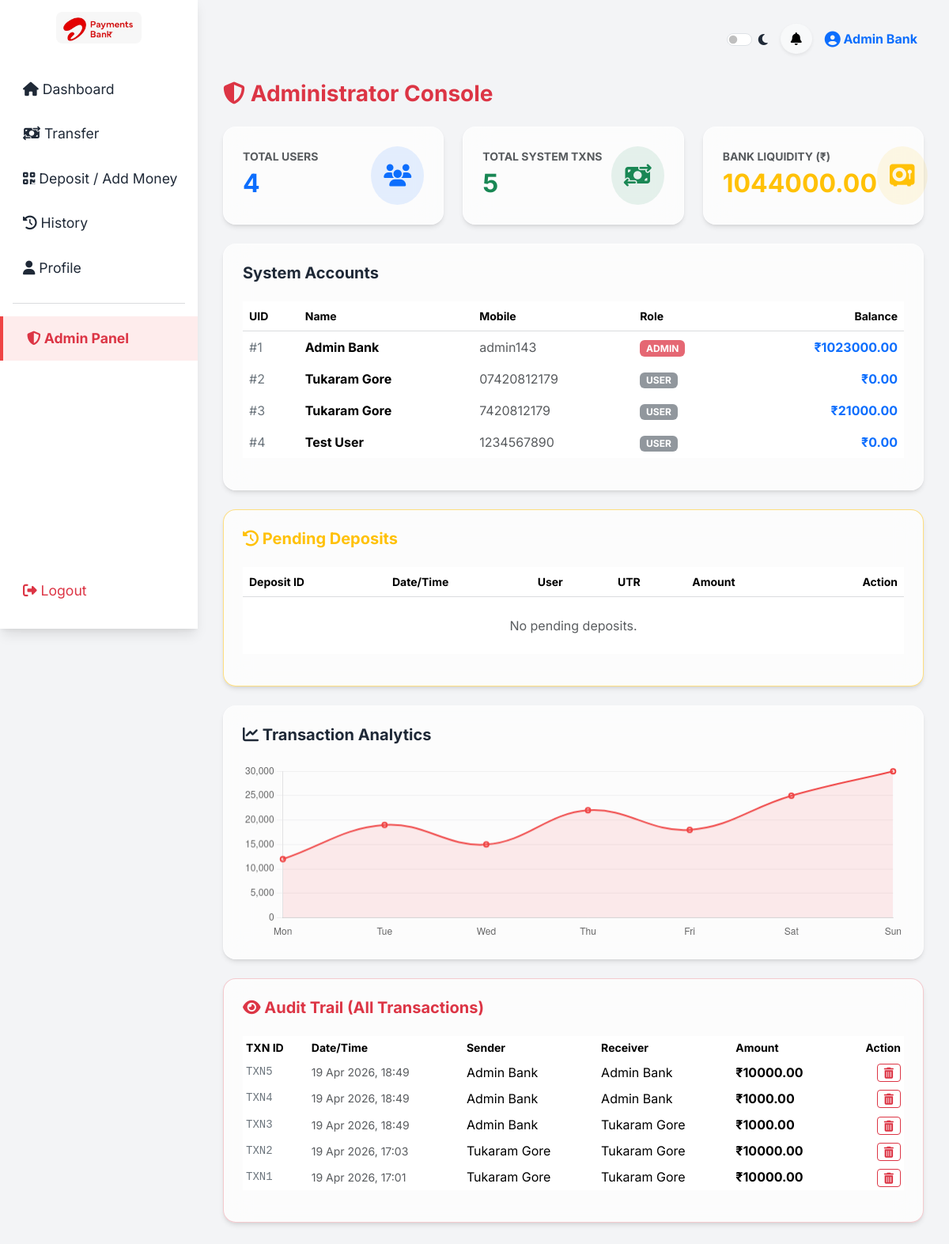
The page /admin (signed in) on the database its author committed.
### tables this page shows
CREATE TABLE users (
                id INTEGER PRIMARY KEY AUTOINCREMENT,
                full_name VARCHAR(100) NOT NULL,
                mobile VARCHAR(15) NOT NULL UNIQUE,
                password VARCHAR(255) NOT NULL,
                balance DECIMAL(15, 2) DEFAULT 0.00,
                role VARCHAR(10) DEFAULT 'user'
            );

CREATE TABLE transactions (
                id INTEGER PRIMARY KEY AUTOINCREMENT,
                sender_id INT NOT NULL,
                receiver_id INT NOT NULL,
                amount DECIMAL(15, 2) NOT NULL,
                timestamp DATETIME DEFAULT CURRENT_TIMESTAMP,
                FOREIGN KEY (sender_id) REFERENCES users(id) ON DELETE CASCADE,
                FOREIGN KEY (receiver_id) REFERENCES users(id) ON DELETE CASCADE
            );

### routes/admin.py (the view)
@admin_bp.route("/admin")
def admin_panel():
    if not is_admin():
        flash("Access Denied ❌", "danger")
        return redirect("/dashboard")
    total_users = UserService.get_total_users()
    total_transactions = TransactionService.get_total_transactions_count()
    total_balance = UserService.get_total_balance()
    users = UserService.get_all_users()
    transactions = TransactionService.get_all_transactions(limit=100)
    pending_deposits = TransactionService.get_pending_deposits()
    return render_template(
        "admin.html",
        total_users=total_users,
        total_transactions=total_transactions,
        total_balance=total_balance,
        users=users,
        transactions=transactions,
        pending_deposits=pending_deposits
    )

### templates/admin.html (shortened to what this page needs)
{% extends "base.html" %}
{% block content %}
<div class="container-fluid mt-2">
    <h3 class="fw-bold mb-4 text-danger"><i class="fa-solid fa-shield-halved"></i> Administrator Console</h3>
    <div class="row g-4 mb-4">
        <div class="col-md-4">
            <div class="glass-card p-4 d-flex align-items-center justify-content-between h-100">
                <div>
                    <div class="text-muted small fw-bold">TOTAL USERS</div>
                    <div class="fs-2 fw-bold text-primary">{{ total_users }}</div>
                </div>
                <div class="bg-primary bg-opacity-10 p-3 rounded-circle text-primary fs-3">
                    <i class="fa-solid fa-users"></i>
                </div>
            </div>
        </div>
        <div class="col-md-4">
            <div class="glass-card p-4 d-flex align-items-center justify-content-between h-100">
                <div>
                    <div class="text-muted small fw-bold">TOTAL SYSTEM TXNS</div>
                    <div class="fs-2 fw-bold text-success">{{ total_transactions }}</div>
                </div>
                <div class="bg-success bg-opacity-10 p-3 rounded-circle text-success fs-3">
                    <i class="fa-solid fa-money-bill-transfer"></i>
                </div>
            </div>
        </div>
        <div class="col-md-4">
            <div class="glass-card p-4 d-flex align-items-center justify-content-between h-100">
                <div>
                    <div class="text-muted small fw-bold">BANK LIQUIDITY (₹)</div>
                    <div class="fs-2 fw-bold text-warning">{{ "%.2f"|format(total_balance|float) }}</div>
                </div>
                <div class="bg-warning bg-opacity-10 p-3 rounded-circle text-warning fs-3">
                    <i class="fa-solid fa-vault"></i>
                </div>
            </div>
        </div>
    </div>
    <div class="row g-4 mb-4">
        <div class="col-12">
            <div class="glass-card p-4">
                <h5 class="fw-bold mb-4">System Accounts</h5>
                <div class="table-responsive">
                    <table class="table table-hover table-borderless align-middle">
                        <thead class="text-muted small border-bottom border-secondary border-opacity-25">
                            <tr>
                                <th>UID</th>
                                <th>Name</th>
                                <th>Mobile</th>
                                <th>Role</th>
                                <th class="text-end">Balance</th>
                            </tr>
                        </thead>
                        <tbody>
                            {% for u in users %}
                            <tr>
                                <td class="text-secondary">#{{ u.id }}</td>
                                <td class="fw-bold">{{ u.full_name }}</td>
                                <td class="text-muted">{{ u.mobile }}</td>
                                <td>
                                    <span class="badge {% if u.role == 'admin' %}bg-danger{% else %}bg-secondary{% endif %} bg-opacity-75">
                                        {{ u.role | upper }}
                                    </span>
                                </td>
                                <td class="text-end fw-bold text-primary">₹{{ "%.2f"|format(u.balance|float) }}</td>
                            </tr>
                            {% endfor %}
                        </tbody>
                    </table>
                </div>
            </div>
        </div>
    </div>
    <div class="row g-4 mb-4">
        <div class="col-12">
            <div class="glass-card p-4 border border-warning border-opacity-50">
                <h5 class="fw-bold text-warning mb-4"><i class="fa-solid fa-clock-rotate-left"></i> Pending Deposits</h5>
                <div class="table-responsive">
                    <table class="table table-hover table-borderless align-middle">
                        <thead class="text-muted small border-bottom border-secondary border-opacity-25">
                            <tr>
                                <th>Deposit ID</th>
                                <th>Date/Time</th>
                                <th>User</th>
                                <th>UTR</th>
                                <th>Amount</th>
                                <th class="text-end">Action</th>
                            </tr>
                        </thead>
                        <tbody>
                            {% if pending_deposits %}
                                {% for d in pending_deposits %}
                                <tr>
                                    <td class="text-secondary small">#{{ d.id }}</td>
                                    <td class="text-muted small">{{ d.timestamp.strftime('%d %b %Y, %H:%M') if d.timestamp else 'N/A' }}</td>
                                    <td>{{ d.full_name }} <br><span class="text-muted small">{{ d.mobile }}</span></td>
                                    <td class="font-monospace">{{ d.utr }}</td>
                                    <td class="fw-bold text-success">₹{{ "%.2f"|format(d.amount) }}</td>
                                    <td class="text-end">
                                        <a href="/approve-deposit/{{ d.id }}" class="btn btn-sm btn-success px-3 me-2 rounded-pill"><i class="fa-solid fa-check"></i> Approve</a>
                                        <a href="/reject-deposit/{{ d.id }}" class="btn btn-sm btn-outline-danger px-3 rounded-pill"><i class="fa-solid fa-xmark"></i> Reject</a>
                                    </td>
                                </tr>
                                {% endfor %}
                            {% else %}
                                <tr>
                                    <td colspan="6" class="text-center text-muted py-4">No pending deposits.</td>
                                </tr>
                            {% endif %}
                        </tbody>
                    </table>
                </div>
            </div>
        </div>
    </div>
    <div class="row g-4 mb-4">
        <div class="col-12">
            <div class="glass-card p-4">
                <h5 class="fw-bold mb-4"><i class="fa-solid fa-chart-line"></i> Transaction Analytics</h5>
                <canvas id="adminChart" height="80"></canvas>
            </div>
        </div>
    </div>
    <div class="row g-4 mb-5">
        <div class="col-12">
            <div class="glass-card p-4 border border-danger border-opacity-25">
                <h5 class="fw-bold text-danger mb-4"><i class="fa-solid fa-eye"></i> Audit Trail (All Transactions)</h5>
                <div class="table-responsive">
                    <table class="table table-hover table-borderless align-middle table-sm">
                        <thead class="text-muted small">
                            <tr>
                                <th>TXN ID</th>
                                <th>Date/Time</th>
                                <th>Sender</th>
                                <th>Receiver</th>
                                <th>Amount</th>
                                <th class="text-end">Action</th>
                            </tr>
                        </thead>
                        <tbody>
                            {% for t in transactions %}
                            <tr>
                                <td class="font-monospace text-secondary small">TXN{{ t.id }}</td>
                                <td class="text-muted small">{{ t.timestamp.strftime('%d %b %Y, %H:%M') }}</td>
                                <td>{{ t.sender_name }}</td>
                                <td>{{ t.receiver_name }}</td>
                                <td class="fw-bold">₹{{ "%.2f"|format(t.amount) }}</td>
                                <td class="text-end">
                                    <a href="/delete-transaction/{{ t.id }}" class="btn btn-sm btn-outline-danger py-0 px-2" onclick="return confirm('WARNING: Are you sure you want to delete this systemic transaction record?');">
                                        <i class="fa-solid fa-trash-can"></i>
                                    </a>
                                </td>
                            </tr>
                            {% endfor %}
                        </tbody>
                    </table>
                </div>
            </div>
        </div>
    </div>
    </div>
</div>
<script>
    document.addEventListener("DOMContentLoaded", function() {
        // Fake data for visual wow factor
        const ctx = document.getElementById('adminChart').getContext('2d');
        new Chart(ctx, {
            type: 'line',
            data: {
                labels: ['Mon', 'Tue', 'Wed', 'Thu', 'Fri', 'Sat', 'Sun'],
                datasets: [{
                    label: 'System Transaction Volume (₹)',
                    data: [12000, 19000, 15000, 22000, 18000, 25000, 30000],
                    borderColor: '#ef4444',
                    backgroundColor: 'rgba(239, 68, 68, 0.1)',
                    borderWidth: 2,
                    fill: true,
                    tension: 0.4
                }]
            },
            options: {
                responsive: true,
                plugins: { legend: { display: false } },
                scales: {
                    y: { beginAtZero: true, grid: { color: 'rgba(0,0,0,0.05)' } },
                    x: { grid: { display: false } }
                }
            }
        });
    });
</script>
{% endblock %}

### templates/base.html (shortened to what this page needs)
<!DOCTYPE html>
<html lang="en">
<head>
    <link href="https://cdn.jsdelivr.net/npm/bootstrap@5.3.2/dist/css/bootstrap.min.css" rel="stylesheet">
    <link rel="stylesheet" href="https://cdnjs.cloudflare.com/ajax/libs/font-awesome/6.4.2/css/all.min.css">
    <link rel="stylesheet" href="{{ url_for('static', filename='css/style.css') }}">
</head>
<body>
    {% if session.get('user_id') %}
    <div class="sidebar glass-card border-0 rounded-0">
        <div class="brand-logo d-flex align-items-center justify-content-center gap-2">
            <img src="{{ url_for('static', filename='images/tr_logo.png') }}" alt="TR Logo"
                style="height: 40px; border-radius: 8px;">
        </div>
        <a href="/dashboard" class="{% if request.path == '/dashboard' %}active{% endif %}">
            <i class="fa-solid fa-house mb-1"></i> Dashboard
        </a>
        <a href="/transfer-page" class="{% if request.path == '/transfer-page' %}active{% endif %}">
            <i class="fa-solid fa-money-bill-transfer"></i> Transfer
        </a>
        <a href="/deposit-page" class="{% if request.path == '/deposit-page' %}active{% endif %}">
            <i class="fa-solid fa-qrcode"></i> Deposit / Add Money
        </a>
        <a href="/history" class="{% if request.path == '/history' %}active{% endif %}">
            <i class="fa-solid fa-clock-rotate-left"></i> History
        </a>
        <a href="/profile" class="{% if request.path == '/profile' %}active{% endif %}">
            <i class="fa-solid fa-user"></i> Profile
        </a>
        {% if session.get('role') == 'admin' %}
        <hr class="mx-3 text-secondary">
        <a href="/admin" class="text-danger fw-bold {% if request.path == '/admin' %}active{% endif %}">
            <i class="fa-solid fa-shield-halved"></i> Admin Panel
        </a>
        {% endif %}
        <div style="position: absolute; bottom: 20px; width: 100%;">
            <a href="/logout" class="text-danger">
                <i class="fa-solid fa-right-from-bracket"></i> Logout
            </a>
        </div>
    </div>
    {% endif %}
    <div class="{% if session.get('user_id') %}main-content{% else %}container{% endif %}">
        {% if session.get('user_id') %}
        <div class="topbar w-100 mb-4 d-flex justify-content-between align-items-center">
            <div class="ms-auto d-flex align-items-center gap-3">
                <div class="form-check form-switch mt-1">
                    <input class="form-check-input" type="checkbox" id="theme-toggle">
                    <label class="form-check-label" for="theme-toggle"><i class="fa-solid fa-moon"></i></label>
                </div>
                <div class="dropdown">
                    <button class="btn btn-light rounded-circle shadow-sm" type="button" data-bs-toggle="dropdown">
                        <i class="fa-solid fa-bell"></i>
                    </button>
                </div>
                <div class="fw-bold text-primary">
                    <i class="fa-solid fa-circle-user fa-lg"></i> {{ session.get('user_name') }}
                </div>
            </div>
        </div>
        {% endif %}
        {% block content %}{% endblock %}
</body>
</html>

### rows shown on the page
users: get "Admin Bank", id "1", full_name "Admin Bank", mobile "admin143", role "ADMIN", balance "1023000.00"
users: id "2", full_name "Tukaram Gore", mobile "07420812179", role "USER", balance "0.00"
users: id "3", full_name "Tukaram Gore", mobile "7420812179", role "USER", balance "21000.00"
users: id "4", full_name "Test User", mobile "1234567890", role "USER", balance "0.00"
transactions: id "5", timestamp "19 Apr 2026, 18:49", sender_name "Admin Bank", receiver_name "Admin Bank", amount "10000.00"
transactions: id "4", timestamp "19 Apr 2026, 18:49", sender_name "Admin Bank", receiver_name "Admin Bank", amount "1000.00"
transactions: id "3", timestamp "19 Apr 2026, 18:49", sender_name "Admin Bank", receiver_name "Tukaram Gore", amount "1000.00"
transactions: id "2", timestamp "19 Apr 2026, 17:03", sender_name "Tukaram Gore", receiver_name "Tukaram Gore", amount "10000.00"
transactions: id "1", timestamp "19 Apr 2026, 17:01", sender_name "Tukaram Gore", receiver_name "Tukaram Gore", amount "10000.00"

### other values the page prints
{{ total_users }} "4"
{{ total_transactions }} "5"
{{ "%.2f"|format(total_balance|float) }} "1044000.00"
